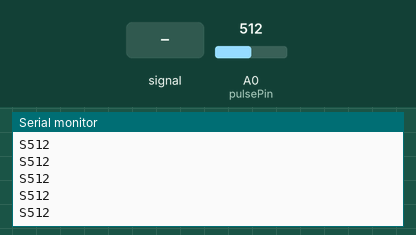
This sketch was run on a simulated Arduino Uno, built with avr-gcc and run on an emulated ATmega328P. Parts: the last lines printed to the serial monitor. The inputs (shaded band) are chosen by the test bench; at power-on: A0 (pulsePin) = 512.

Above: at 1.2 s.
1.3 s: A0 (pulsePin) fed a 200 Hz sine of ±81 counts around its level
At 2.2 s:
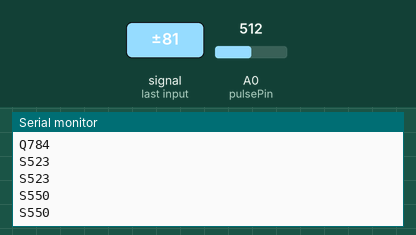
3.6 s: A0 (pulsePin) set to 535
At 4.4 s:
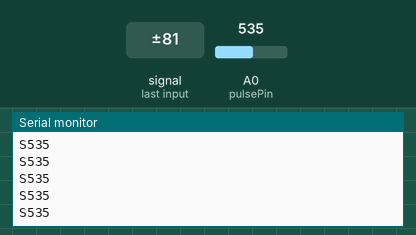
5.1 s: A0 (pulsePin) fed a 1000 Hz sine of ±255 counts around its level
At 6.1 s:
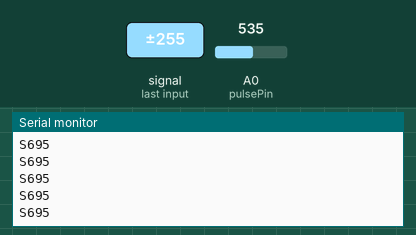
6.6 s: A0 (pulsePin) set to 515
At 7.3 s:
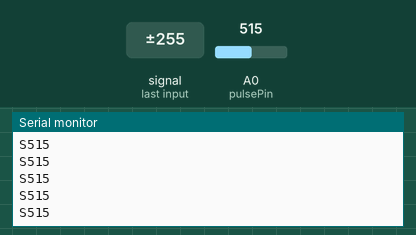
Timing chart, 0 to 9.1 s (numbered marks = the images above; inputs shaded):
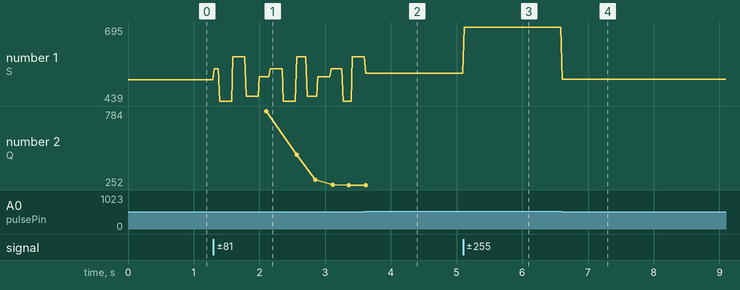

Measured:
- after the input at 1.3 s, the serial monitor: prints a new line at once (image 1)
- after the input at 3.6 s, the serial monitor: prints a new line at once (image 2)
- after the input at 5.1 s, the serial monitor: prints a new line at once (image 3)
- after the input at 6.6 s, the serial monitor: prints a new line at once (image 4)
- plotted number 1: 512 → 592 after the input at 1.3 s, 592 → 535 after the input at 3.6 s, 535 → 695 after the input at 5.1 s, 695 → 515 after the input at 6.6 s

The sketch:

heart-of-the-browser.ino
```cpp
/**
 * Sends some data over serial which will be read in the browser.
 *
 * Code adapted from:
 * https://github.com/WorldFamousElectronics/PulseSensor_Amped_Arduino
 * http://www.pulsesensor.com
 */

// Variables that you might want to change
// Pulse Sensor purple wire connected to analog pin 0
//#define PULSE_PIN 0;
// This should be a constant, but for easier maintenance, we use what the
// "lib" expects
int pulsePin = 0;


// Volatile Variables, used in the interrupt service routine.  You should not need to change these.
// int that holds raw Analog in 0. updated every 2mS
volatile int BPM;
// holds the incoming raw data
volatile int Signal;
// int that holds the time interval between beats! Must be seeded!
volatile int IBI = 600;
// "True" when User's live heartbeat is detected. "False" when not a "live beat".
volatile boolean Pulse = false;
// becomes true when Arduoino finds a beat.
volatile boolean QS = false;


// Main setup tassk
void setup() {
  // Run serial very fast
  Serial.begin(115200);

  // sets up to read Pulse Sensor signal every 2mS
  interruptSetup();

  // UN-COMMENT THE NEXT LINE IF YOU ARE POWERING The Pulse Sensor AT LOW VOLTAGE,
  // AND APPLY THAT VOLTAGE TO THE A-REF PIN
  // analogReference(EXTERNAL);
}


//  Main loop
void loop() {

  // Send data to serial
  sendDataToSerial('S', Signal);

  //  A Heartbeat Was Found.  BPM and IBI have been Determined.
  if (QS == true) {
    // send heart rate with a 'B' prefix
    sendDataToSerial('B', BPM);
    // send time between beats with a 'Q' prefix
    sendDataToSerial('Q', IBI);
    // Clear beat flag
    QS = false;
  }

  // Short break
  delay(20);
}
```

heart-of-the-browser-lib.ino
```cpp
// This code has been borrowed from:
// https://github.com/WorldFamousElectronics/PulseSensor_Amped_Arduino
//
// It's not really a library just a set of functions

// Some workarounds
boolean serialVisual = false;
//int pulsePin = 0;                 // Pulse Sensor purple wire connected to analog pin 0
int blinkPin = 13;                // pin to blink led at each beat
int fadePin = 5;                  // pin to do fancy classy fading blink at each beat
int fadeRate = 0;                 // used to fade LED on with PWM on fadePin


//////////
/////////  All Serial Handling Code,
/////////  It's Changeable with the 'serialVisual' variable
/////////  Set it to 'true' or 'false' when it's declared at start of code.
/////////

void serialOutput(){   // Decide How To Output Serial.
 if (serialVisual == true){
     arduinoSerialMonitorVisual('-', Signal);   // goes to function that makes Serial Monitor Visualizer
 } else{
      sendDataToSerial('S', Signal);     // goes to sendDataToSerial function
 }
}


//  Decides How To OutPut BPM and IBI Data
void serialOutputWhenBeatHappens(){
 if (serialVisual == true){            //  Code to Make the Serial Monitor Visualizer Work
    Serial.print("*** Heart-Beat Happened *** ");  //ASCII Art Madness
    Serial.print("BPM: ");
    Serial.print(BPM);
    Serial.print("  ");
 } else{
        sendDataToSerial('B',BPM);   // send heart rate with a 'B' prefix
        sendDataToSerial('Q',IBI);   // send time between beats with a 'Q' prefix
 }
}


//  Sends Data to Pulse Sensor Processing App, Native Mac App, or Third-party Serial Readers.
void sendDataToSerial(char symbol, int data ){
    Serial.print(symbol);

    Serial.println(data);
  }


void ledFadeToBeat(){
    fadeRate -= 15;                         //  set LED fade value
    fadeRate = constrain(fadeRate,0,255);   //  keep LED fade value from going into negative numbers!
    analogWrite(fadePin,fadeRate);          //  fade LED
  }


//  Code to Make the Serial Monitor Visualizer Work
void arduinoSerialMonitorVisual(char symbol, int data ){
  const int sensorMin = 0;      // sensor minimum, discovered through experiment
const int sensorMax = 1024;    // sensor maximum, discovered through experiment

  int sensorReading = data;
  // map the sensor range to a range of 12 options:
  int range = map(sensorReading, sensorMin, sensorMax, 0, 11);

  // do something different depending on the
  // range value:
  switch (range) {
  case 0:
    Serial.println("");     /////ASCII Art Madness
    break;
  case 1:
    Serial.println("---");
    break;
  case 2:
    Serial.println("------");
    break;
  case 3:
    Serial.println("---------");
    break;
  case 4:
    Serial.println("------------");
    break;
  case 5:
    Serial.println("--------------|-");
    break;
  case 6:
    Serial.println("--------------|---");
    break;
  case 7:
    Serial.println("--------------|-------");
    break;
  case 8:
    Serial.println("--------------|----------");
    break;
  case 9:
    Serial.println("--------------|----------------");
    break;
  case 10:
    Serial.println("--------------|-------------------");
    break;
  case 11:
    Serial.println("--------------|-----------------------");
    break;

  }
}


/*
  These notes put together by Joel Murphy for Pulse Sensor Amped, Winter 2015
  The code that this section is attached to uses a timer interrupt
  to sample the Pulse Sensor with consistent and regular timing.
  The code is setup to read Pulse Sensor signal at 500Hz (every 2mS).
  The reasoning for this can be found here:
  http://pulsesensor.com/pages/pulse-sensor-amped-arduino-v1dot1

  There are issues with using different timers to control the Pulse Sensor sample rate.
  Sometimes, user will need to switch timers for access to other code libraries.
  Also, some other hardware may have different timer setup requirements. This page
  will cover those different needs and reveal the necessary settings. There are two
  part of the code that will be discussed. The interruptSetup() routine, and
  the interrupt function call. Depending on your needs, or the Arduino variant that you use,
  check below for the correct settings.


  ******************************************************************************************
  ARDUINO UNO, Pro 328-5V/16MHZ, Pro-Mini 328-5V/16MHz (or any board with ATmega328P running at 16MHz)

 >> Timer2

    Pulse Sensor Arduino UNO uses Timer2 by default.
    Use of Timer2 interferes with PWM on pins 3 and 11.
    There is also a conflict with the Tone library, so if you want tones, use Timer1 below.

      void interruptSetup(){
        // Initializes Timer2 to throw an interrupt every 2mS.
        TCCR2A = 0x02;     // DISABLE PWM ON DIGITAL PINS 3 AND 11, AND GO INTO CTC MODE
        TCCR2B = 0x06;     // DON'T FORCE COMPARE, 256 PRESCALER
        OCR2A = 0X7C;      // SET THE TOP OF THE COUNT TO 124 FOR 500Hz SAMPLE RATE
        TIMSK2 = 0x02;     // ENABLE INTERRUPT ON MATCH BETWEEN TIMER2 AND OCR2A
        sei();             // MAKE SURE GLOBAL INTERRUPTS ARE ENABLED
      }

    use the following interrupt vector with Timer2

      ISR(TIMER2_COMPA_vect)

 >> Timer1

    Use of Timer1 interferes with PWM on pins 9 and 10.
    The Servo library also uses Timer1, so if you want servos, use Timer2 above.

      void interruptSetup(){
        // Initializes Timer1 to throw an interrupt every 2mS.
        TCCR1A = 0x00; // DISABLE OUTPUTS AND PWM ON DIGITAL PINS 9 & 10
        TCCR1B = 0x11; // GO INTO 'PHASE AND FREQUENCY CORRECT' MODE, NO PRESCALER
        TCCR1C = 0x00; // DON'T FORCE COMPARE
        TIMSK1 = 0x01; // ENABLE OVERFLOW INTERRUPT (TOIE1)
        ICR1 = 16000;  // TRIGGER TIMER INTERRUPT EVERY 2mS
        sei();         // MAKE SURE GLOBAL INTERRUPTS ARE ENABLED
      }

    Use the following ISR vector for the Timer1 setup above

      ISR(TIMER1_OVF_vect)

 >> Timer0

    DON'T USE TIMER0! Timer0 is used for counting delay(), millis(), and micros().
                      Messing with Timer0 is highly unadvised!

  ******************************************************************************************
  ARDUINO Fio, Lilypad, ProMini328-3V/8MHz (or any board with ATmega328P running at 8MHz)

  >> Timer2

    Pulse Sensor Arduino UNO uses Timer2 by default.
    Use of Timer2 interferes with PWM on pins 3 and 11.
    There is also a conflict with the Tone library, so if you want tones, use Timer1 below.

      void interruptSetup(){
        // Initializes Timer2 to throw an interrupt every 2mS.
        TCCR2A = 0x02;     // DISABLE PWM ON DIGITAL PINS 3 AND 11, AND GO INTO CTC MODE
        TCCR2B = 0x05;     // DON'T FORCE COMPARE, 128 PRESCALER
        OCR2A = 0X7C;      // SET THE TOP OF THE COUNT TO 124 FOR 500Hz SAMPLE RATE
        TIMSK2 = 0x02;     // ENABLE INTERRUPT ON MATCH BETWEEN TIMER2 AND OCR2A
        sei();             // MAKE SURE GLOBAL INTERRUPTS ARE ENABLED
      }

    use the following interrupt vector with Timer2

      ISR(TIMER2_COMPA_vect)

 >> Timer1

    Use of Timer1 interferes with PWM on pins 9 and 10.
    The Servo library also uses Timer1, so if you want servos, use Timer2 above.

      void interruptSetup(){
        // Initializes Timer1 to throw an interrupt every 2mS.
        TCCR1A = 0x00; // DISABLE OUTPUTS AND PWM ON DIGITAL PINS 9 & 10
        TCCR1B = 0x11; // GO INTO 'PHASE AND FREQUENCY CORRECT' MODE, NO PRESCALER
        TCCR1C = 0x00; // DON'T FORCE COMPARE
        TIMSK1 = 0x01; // ENABLE OVERFLOW INTERRUPT (TOIE1)
        ICR1 = 8000;  // TRIGGER TIMER INTERRUPT EVERY 2mS
        sei();         // MAKE SURE GLOBAL INTERRUPTS ARE ENABLED
      }

    Use the following ISR vector for the Timer1 setup above

      ISR(TIMER1_OVF_vect)

 >> Timer0

    DON'T USE TIMER0! Timer0 is used for counting delay(), millis(), and micros().
                      Messing with Timer0 is highly unadvised!


  ******************************************************************************************
  ARDUINO Leonardo (or any board with ATmega32u4 running at 16MHz)

  >> Timer1

    Use of Timer1 interferes with PWM on pins 9 and 10.

      void interruptSetup(){
          TCCR1A = 0x00;
          TCCR1B = 0x0C; // prescaler = 256
          OCR1A = 0x7C;  // count to 124
          TIMSK1 = 0x02;
          sei();
      }

  The only other thing you will need is the correct ISR vector in the next step.

      ISR(TIMER1_COMPA_vect)


  ******************************************************************************************
  ARDUINO Flora, Fio v3 (or any other board with ATmega32u4 running at 8MHz)

  >> Timer1

    Use of Timer1 interferes with PWM on pins 9 and 10.

      void interruptSetup(){
          TCCR1A = 0x00;
          TCCR1B = 0x0C; // prescaler = 256
          OCR1A = 0x3E;  // count to 62
          TIMSK1 = 0x02;
          sei();
      }

  The only other thing you will need is the correct ISR vector in the next step.

      ISR(TIMER1_COMPA_vect)

*/


volatile int rate[10];                    // array to hold last ten IBI values
volatile unsigned long sampleCounter = 0;          // used to determine pulse timing
volatile unsigned long lastBeatTime = 0;           // used to find IBI
volatile int P =512;                      // used to find peak in pulse wave, seeded
volatile int T = 512;                     // used to find trough in pulse wave, seeded
volatile int thresh = 525;                // used to find instant moment of heart beat, seeded
volatile int amp = 100;                   // used to hold amplitude of pulse waveform, seeded
volatile boolean firstBeat = true;        // used to seed rate array so we startup with reasonable BPM
volatile boolean secondBeat = false;      // used to seed rate array so we startup with reasonable BPM


void interruptSetup(){
  // Initializes Timer2 to throw an interrupt every 2mS.
  TCCR2A = 0x02;     // DISABLE PWM ON DIGITAL PINS 3 AND 11, AND GO INTO CTC MODE
  TCCR2B = 0x06;     // DON'T FORCE COMPARE, 256 PRESCALER
  OCR2A = 0X7C;      // SET THE TOP OF THE COUNT TO 124 FOR 500Hz SAMPLE RATE
  TIMSK2 = 0x02;     // ENABLE INTERRUPT ON MATCH BETWEEN TIMER2 AND OCR2A
  sei();             // MAKE SURE GLOBAL INTERRUPTS ARE ENABLED
}


// THIS IS THE TIMER 2 INTERRUPT SERVICE ROUTINE.
// Timer 2 makes sure that we take a reading every 2 miliseconds
ISR(TIMER2_COMPA_vect){                         // triggered when Timer2 counts to 124
  cli();                                      // disable interrupts while we do this
  Signal = analogRead(pulsePin);              // read the Pulse Sensor
  sampleCounter += 2;                         // keep track of the time in mS with this variable
  int N = sampleCounter - lastBeatTime;       // monitor the time since the last beat to avoid noise

    //  find the peak and trough of the pulse wave
  if(Signal < thresh && N > (IBI/5)*3){       // avoid dichrotic noise by waiting 3/5 of last IBI
    if (Signal < T){                        // T is the trough
      T = Signal;                         // keep track of lowest point in pulse wave
    }
  }

  if(Signal > thresh && Signal > P){          // thresh condition helps avoid noise
    P = Signal;                             // P is the peak
  }                                        // keep track of highest point in pulse wave

  //  NOW IT'S TIME TO LOOK FOR THE HEART BEAT
  // signal surges up in value every time there is a pulse
  if (N > 250){                                   // avoid high frequency noise
    if ( (Signal > thresh) && (Pulse == false) && (N > (IBI/5)*3) ){
      Pulse = true;                               // set the Pulse flag when we think there is a pulse
//      digitalWrite(blinkPin,HIGH);                // turn on pin 13 LED
      IBI = sampleCounter - lastBeatTime;         // measure time between beats in mS
      lastBeatTime = sampleCounter;               // keep track of time for next pulse

      if(secondBeat){                        // if this is the second beat, if secondBeat == TRUE
        secondBeat = false;                  // clear secondBeat flag
        for(int i=0; i<=9; i++){             // seed the running total to get a realisitic BPM at startup
          rate[i] = IBI;
        }
      }

      if(firstBeat){                         // if it's the first time we found a beat, if firstBeat == TRUE
        firstBeat = false;                   // clear firstBeat flag
        secondBeat = true;                   // set the second beat flag
        sei();                               // enable interrupts again
        return;                              // IBI value is unreliable so discard it
      }


      // keep a running total of the last 10 IBI values
      word runningTotal = 0;                  // clear the runningTotal variable

      for(int i=0; i<=8; i++){                // shift data in the rate array
        rate[i] = rate[i+1];                  // and drop the oldest IBI value
        runningTotal += rate[i];              // add up the 9 oldest IBI values
      }

      rate[9] = IBI;                          // add the latest IBI to the rate array
      runningTotal += rate[9];                // add the latest IBI to runningTotal
      runningTotal /= 10;                     // average the last 10 IBI values
      BPM = 60000/runningTotal;               // how many beats can fit into a minute? that's BPM!
      QS = true;                              // set Quantified Self flag
      // QS FLAG IS NOT CLEARED INSIDE THIS ISR
    }
  }

  if (Signal < thresh && Pulse == true){   // when the values are going down, the beat is over
//    digitalWrite(blinkPin,LOW);            // turn off pin 13 LED
    Pulse = false;                         // reset the Pulse flag so we can do it again
    amp = P - T;                           // get amplitude of the pulse wave
    thresh = amp/2 + T;                    // set thresh at 50% of the amplitude
    P = thresh;                            // reset these for next time
    T = thresh;
  }

  if (N > 2500){                           // if 2.5 seconds go by without a beat
    thresh = 512;                          // set thresh default
    P = 512;                               // set P default
    T = 512;                               // set T default
    lastBeatTime = sampleCounter;          // bring the lastBeatTime up to date
    firstBeat = true;                      // set these to avoid noise
    secondBeat = false;                    // when we get the heartbeat back
  }

  sei();                                   // enable interrupts when youre done!
}// end isr
```
